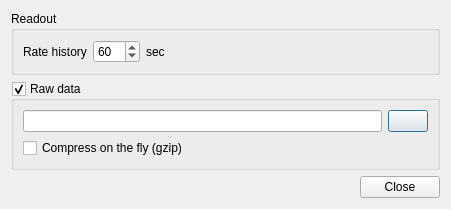
<?xml version="1.0" encoding="UTF-8"?>
<ui version="4.0">
 <class>SettingsDialog</class>
 <widget class="QDialog" name="SettingsDialog">
  <property name="geometry">
   <rect>
    <x>0</x>
    <y>0</y>
    <width>431</width>
    <height>198</height>
   </rect>
  </property>
  <property name="windowTitle">
   <string>Program settings</string>
  </property>
  <property name="windowIcon">
   <iconset resource="mwpc.qrc">
    <normaloff>:/Icons/gtk-preferences.png</normaloff>:/Icons/gtk-preferences.png</iconset>
  </property>
  <layout class="QVBoxLayout" name="verticalLayout">
   <item>
    <widget class="QGroupBox" name="groupBox">
     <property name="title">
      <string>Readout</string>
     </property>
     <layout class="QVBoxLayout" name="verticalLayout_3">
      <item>
       <layout class="QHBoxLayout" name="horizontalLayout_2">
        <item>
         <widget class="QLabel" name="label">
          <property name="text">
           <string>Rate history</string>
          </property>
         </widget>
        </item>
        <item>
         <widget class="QSpinBox" name="spinBoxRate">
          <property name="minimum">
           <number>10</number>
          </property>
          <property name="maximum">
           <number>120</number>
          </property>
          <property name="singleStep">
           <number>10</number>
          </property>
          <property name="value">
           <number>60</number>
          </property>
         </widget>
        </item>
        <item>
         <widget class="QLabel" name="label_2">
          <property name="text">
           <string>sec</string>
          </property>
         </widget>
        </item>
        <item>
         <spacer name="horizontalSpacer">
          <property name="orientation">
           <enum>Qt::Horizontal</enum>
          </property>
          <property name="sizeHint" stdset="0">
           <size>
            <width>40</width>
            <height>20</height>
           </size>
          </property>
         </spacer>
        </item>
       </layout>
      </item>
     </layout>
    </widget>
   </item>
   <item>
    <widget class="QGroupBox" name="groupBoxRawData">
     <property name="title">
      <string>Raw data</string>
     </property>
     <property name="checkable">
      <bool>true</bool>
     </property>
     <layout class="QVBoxLayout" name="verticalLayout_2">
      <item>
       <layout class="QHBoxLayout" name="horizontalLayout">
        <item>
         <widget class="QLineEdit" name="lineEditRawDataOutputDir">
          <property name="minimumSize">
           <size>
            <width>359</width>
            <height>0</height>
           </size>
          </property>
          <property name="toolTip">
           <string>The output directory</string>
          </property>
          <property name="readOnly">
           <bool>true</bool>
          </property>
         </widget>
        </item>
        <item>
         <widget class="QPushButton" name="pushButtonSelectDir">
          <property name="toolTip">
           <string>Select the output directory</string>
          </property>
          <property name="text">
           <string/>
          </property>
          <property name="icon">
           <iconset resource="mwpc.qrc">
            <normaloff>:/Icons/folder.png</normaloff>:/Icons/folder.png</iconset>
          </property>
         </widget>
        </item>
       </layout>
      </item>
      <item>
       <widget class="QCheckBox" name="checkBoxCompress">
        <property name="toolTip">
         <string>Enable on-line data compression</string>
        </property>
        <property name="text">
         <string>Compress on the fly (gzip)</string>
        </property>
       </widget>
      </item>
     </layout>
    </widget>
   </item>
   <item>
    <widget class="QDialogButtonBox" name="buttonBox">
     <property name="orientation">
      <enum>Qt::Horizontal</enum>
     </property>
     <property name="standardButtons">
      <set>QDialogButtonBox::Close</set>
     </property>
    </widget>
   </item>
  </layout>
 </widget>
 <resources>
  <include location="mwpc.qrc"/>
 </resources>
 <connections>
  <connection>
   <sender>buttonBox</sender>
   <signal>accepted()</signal>
   <receiver>SettingsDialog</receiver>
   <slot>accept()</slot>
   <hints>
    <hint type="sourcelabel">
     <x>248</x>
     <y>254</y>
    </hint>
    <hint type="destinationlabel">
     <x>157</x>
     <y>274</y>
    </hint>
   </hints>
  </connection>
  <connection>
   <sender>buttonBox</sender>
   <signal>rejected()</signal>
   <receiver>SettingsDialog</receiver>
   <slot>reject()</slot>
   <hints>
    <hint type="sourcelabel">
     <x>316</x>
     <y>260</y>
    </hint>
    <hint type="destinationlabel">
     <x>286</x>
     <y>274</y>
    </hint>
   </hints>
  </connection>
 </connections>
</ui>
